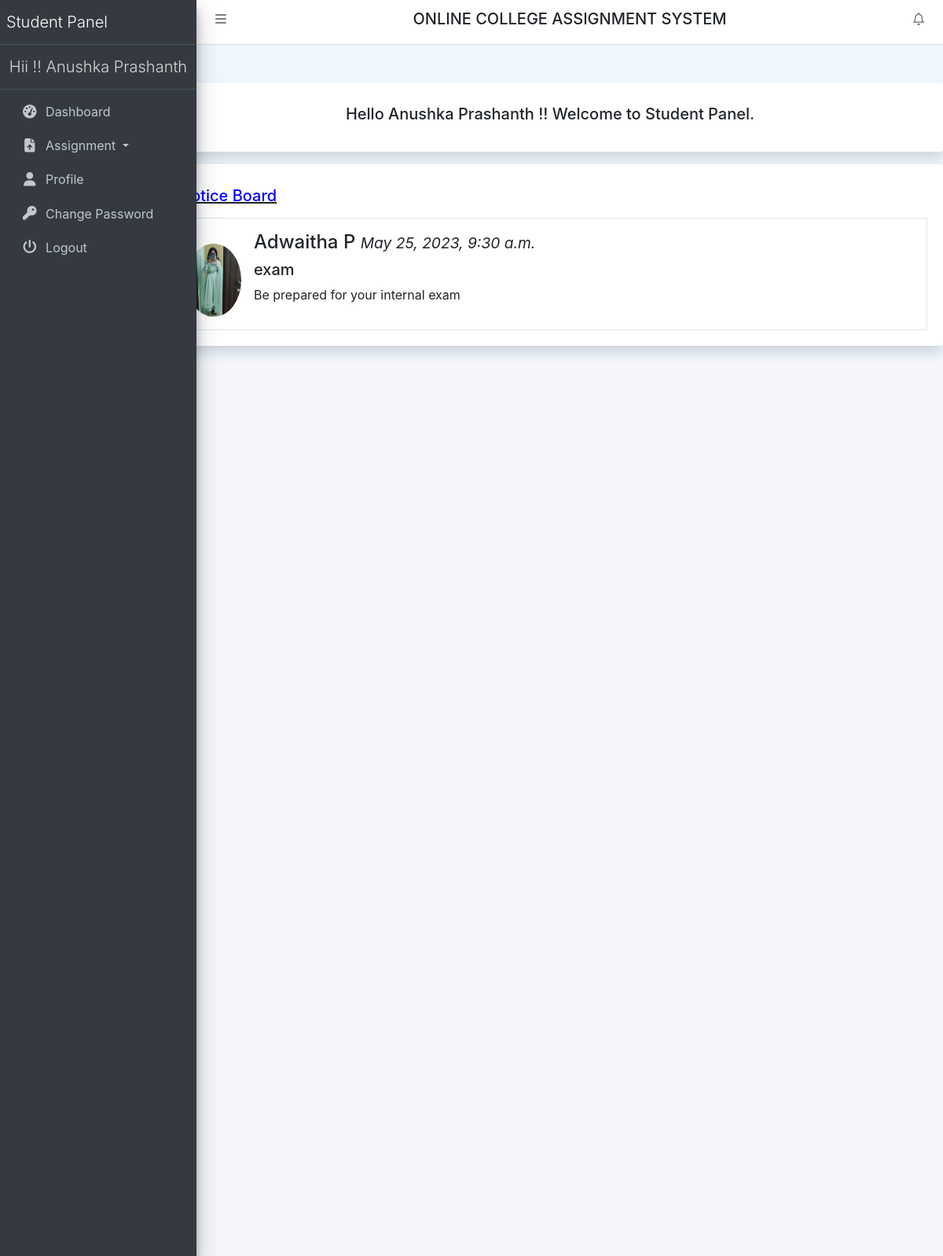
Screenshot of /sdashboard (signed in) with the database file from the repository.
### collegeAssignment/models.py (models this page shows, shortened)
class Newsbyteacher(models.Model):
    teacher = models.ForeignKey(Teacher, on_delete=models.CASCADE)
    Title = models.CharField(max_length=200, null=True)
    Description = models.CharField(max_length=500, null=True)
    CreationDate = models.DateTimeField(auto_now_add=True)

class Teacher(models.Model):
    users = models.ForeignKey(User, on_delete=models.CASCADE)
    EmpID = models.IntegerField(null=True)
    MobileNumber = models.CharField(max_length=15, null=True)
    Gender = models.CharField(max_length=50, null=True)
    Dob = models.DateField(null=True)
    course = models.ForeignKey(Course, on_delete=models.CASCADE)
    Religion = models.CharField(max_length=100, null=True)
    Address = models.CharField(max_length=300, null=True)
    ProfilePic = models.FileField(max_length=200, null=True)
    JoiningDate = models.DateTimeField(auto_now_add=True)

### collegeAssignment/views.py (the view)
# urls.py: path('sdashboard', sdashboard, name='sdashboard'),
def sdashboard(request):
    if not request.user.is_authenticated:
        return redirect('student_login')
    user = request.user
    Usercourse = UserDetail.objects.get(user = user).course
    teacher = Teacher.objects.filter(course = Usercourse)
    teacherNews = Newsbyteacher.objects.filter(teacher__in = teacher)
    return render(request, 'sdashboard.html', locals())

### collegeAssignment/templates/sdashboard.html
{% extends 'studentHeader.html' %}
{% block main %}
<div class="card shadow mt-5 offset-2">
    <div class="card-body">
        <center><h5 class="p-2">Hello {{request.user.first_name}} {{request.user.last_name}} !! Welcome to Student
            Panel.</h5></center>
    </div>
</div>
<div class="card shadow mt-2 offset-2">
    <div class="card-body">
        <h5 class="p-2"><u><span style="color: blue">Notice Board</span></u></h5>
        {% for i in teacherNews%}
        <div class="media border p-3">
            <img src="{{i.teacher.ProfilePic.url}}" alt="John Doe" class="mr-3 mt-3 rounded-circle" style="width:70px;">
            <div class="media-body">
                <h4>{{i.teacher.users.first_name}} {{i.teacher.users.last_name}} <small><i>{{i.CreationDate}}</i></small></h4>
                <h5>{{i.Title}}</h5>
                <p>{{i.Description}}</p>
            </div>
        </div>
        {% endfor %}
    </div>
</div>
{% endblock %}

### collegeAssignment/templates/studentHeader.html (shortened to what this page needs)
{% load static %}
<html>
<head runat="server">
    <link href="{% static 'css/bootstrap.css' %}" rel="stylesheet"/>
    <link href="{% static 'css/all.css' %}" rel="stylesheet"/>
    <link href="{% static 'css/adminlte.css' %}" rel="stylesheet"/>
    <link href="{% static 'css/OverlayScrollbars.css' %}" rel="stylesheet"/>
    <link rel="stylesheet" href="https://cdn.datatables.net/1.10.23/css/jquery.dataTables.min.css">
    <link rel="stylesheet" href="https://cdn.datatables.net/buttons/1.6.5/css/buttons.dataTables.min.css">
    <link rel="stylesheet"
          href="https://cdn.jsdelivr.net/npm/bootstrap-select@1.13.14/dist/css/bootstrap-select.min.css">
</head>
<body class="hold-transition sidebar-mini layout-fixed layout-navbar-fixed layout-footer-fixed">
<nav class="main-header navbar navbar-expand navbar-white navbar-light">
    <ul class="navbar-nav">
        <li class="nav-item">
            <a class="nav-link" data-widget="pushmenu" href="#" role="button"><i class="fas fa-bars"></i></a>
        </li>
    </ul>
    <h5 class="text-center text-uppercase" style="width:100%;">Online College Assignment System</h5>
    <ul class="navbar-nav ml-auto">
        <li class="nav-item dropdown">
            <a class="nav-link" data-toggle="dropdown" href="#">
                <i class="far fa-bell fas-shake animated"></i>
            </a>
        </li>
    </ul>
</nav>
<aside class="main-sidebar sidebar-dark-primary elevation-4">
    <a href="{% url 'sdashboard' %}" class="brand-link">
        <span class="brand-text font-weight-light">Student Panel</span>
    </a>
    <a href="{% url 'sdashboard' %}" class="brand-link">
        <center><span
                class="brand-text font-weight-light">Hii !! {{request.user.first_name}} {{request.user.last_name}} </span>
        </center>
    </a>
    <div class="sidebar">
        <nav class="mt-2">
            <ul class="nav nav-pills nav-sidebar flex-column" data-widget="treeview" role="menu" data-accordion="false">
                <li class="nav-item"><a href="{% url 'sdashboard' %}" class="nav-link">
                    <i class="nav-icon fas fa-tachometer-alt"></i>
                    <p>Dashboard</p>
                </a></li>
                <li class="nav-item dropdown">
                    <a class="nav-link dropdown-toggle" href="#" id="navbarDropdown"
                       role="button" data-toggle="dropdown" aria-haspopup="true"
                       aria-expanded="false"> <i class="nav-icon fas fa-file-upload"></i> Assignment </a>
                </li>
                <li class="nav-item"><a href="{% url 'studentProfile' %}" class="nav-link">
                    <i class="nav-icon fas fa-user"></i>
                    <p>Profile</p>
                </a></li>
                <li class="nav-item"><a href="{% url 'studentchangePassword' %}" class="nav-link">
                    <i class="nav-icon fas fa-key"></i>
                    <p>Change Password</p>
                </a></li>
                <li class="nav-item"><a href="/logout" class="nav-link">
                    <i class="nav-icon fas fa-power-off"></i>
                    <p>Logout</p>
                </a></li>
            </ul>
        </nav>
    </div>
</aside>
{% block main %}
{% endblock %}
<div class="content-wrapper"></div>

### collegeAssignment/static/css/all.css (style rules this page uses)
.fa-bars:before { content: "\f0c9"; }
.fa-bell:before { content: "\f0f3"; }
.fa-key:before { content: "\f084"; }
.fa-power-off:before { content: "\f011"; }
.fa-user:before { content: "\f007"; }

### collegeAssignment/static/css/OverlayScrollbars.css (style rules this page uses)
.os-host, .os-host-textarea { position: relative; overflow: visible !important; -webkit-box-orient: vertical; -webkit-box-direction: normal; -ms-flex-direction: column; flex-direction: column; -ms-flex-wrap: nowrap; flex-wrap: nowrap; -webkit-box-pack: start; -ms-flex-pack: start; justify-content: flex-start; -ms-flex-line-pack: start; align-content: flex-start; -webkit-box-align: start; -ms-flex-align: start; -ms-grid-row-align: flex-start; align-items: flex-start; }

### collegeAssignment/templates/studentHeader.html (style rules this page uses)
body { background-color: aliceblue; }

### rows the page displays
Newsbyteacher: teacher.ProfilePic (picture), teacher.users.first_name "Adwaitha", teacher.users.last_name "P", CreationDate "May 25, 2023, 9:30 a.m.", Title "exam", Description "Be prepared for your internal exam"

### other values shown
{{ request.user.first_name }} "Anushka"
{{ request.user.last_name }} "Prashanth"
